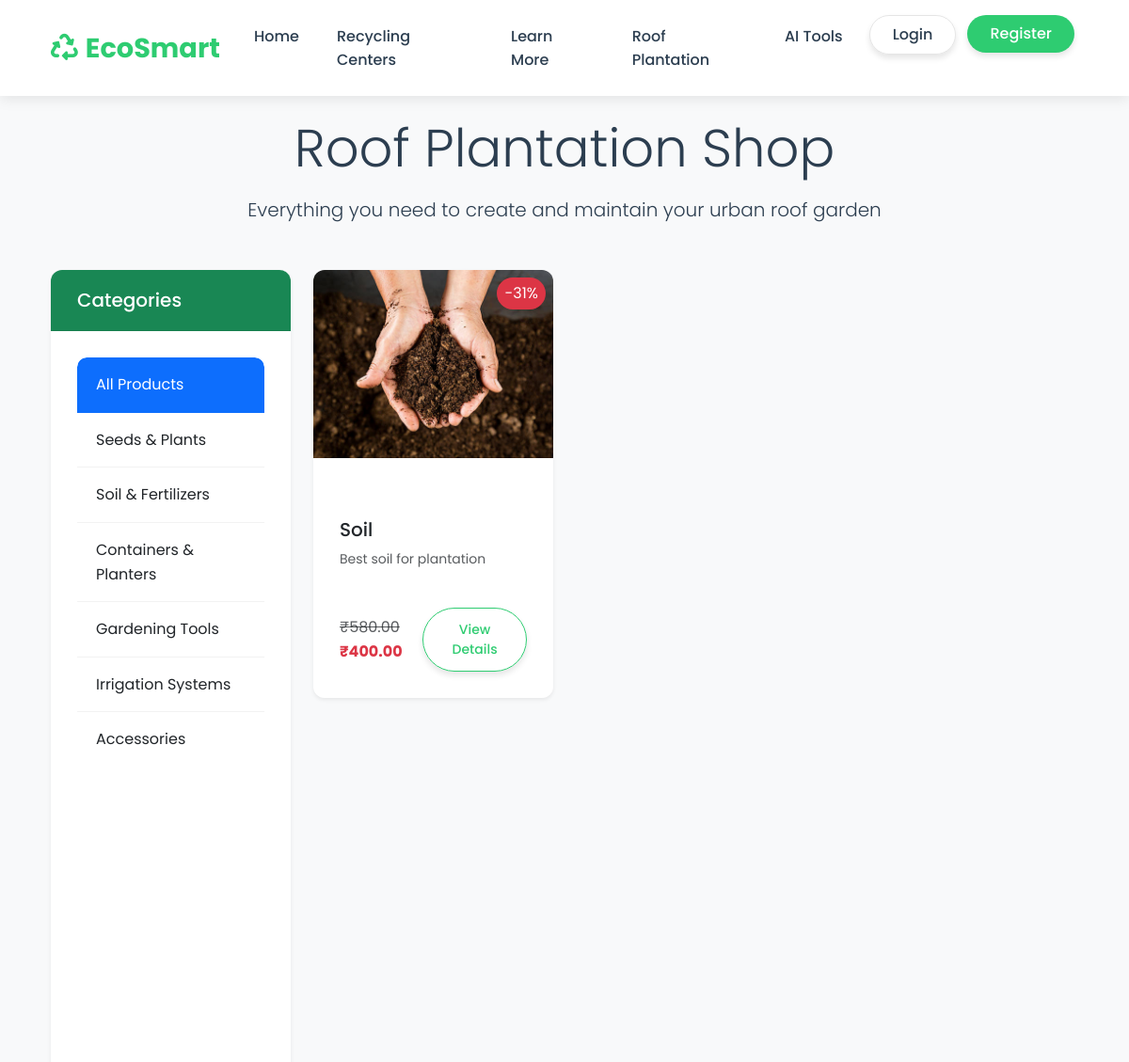
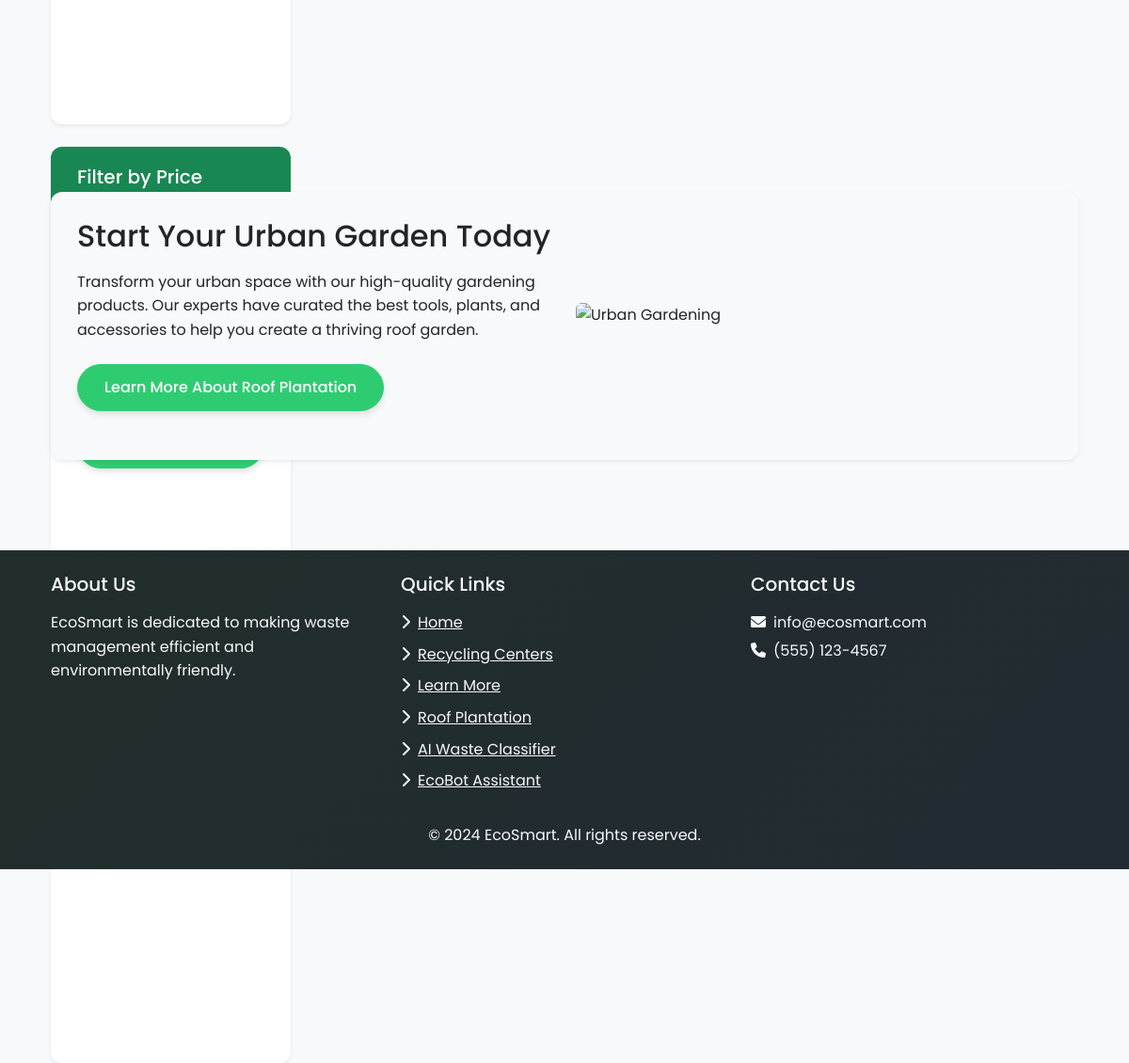
Page /urban-roof-plantation/shop/ on the committed database (2 pictures, top to bottom).
### main/models.py (models this page shows, shortened)
class RoofPlantationProduct(models.Model):
    CATEGORY_CHOICES = [
        ('seeds', 'Seeds & Plants'),
        ('soil', 'Soil & Fertilizers'),
        ('containers', 'Containers & Planters'),
        ('tools', 'Gardening Tools'),
        ('irrigation', 'Irrigation Systems'),
        ('accessories', 'Accessories'),
    ]
    name = models.CharField(max_length=200)
    description = models.TextField()
    category = models.CharField(max_length=20, choices=CATEGORY_CHOICES)
    price = models.DecimalField(max_digits=10, decimal_places=2)
    discount_price = models.DecimalField(max_digits=10, decimal_places=2, null=True, blank=True)
    stock = models.PositiveIntegerField(default=0)
    image = models.ImageField(upload_to='roof_plantation_products/')
    is_featured = models.BooleanField(default=False)
    is_available = models.BooleanField(default=True)
    created_at = models.DateTimeField(default=timezone.now)
    updated_at = models.DateTimeField(auto_now=True)
    def get_discount_percentage(self):
        if self.discount_price:
            discount = ((self.price - self.discount_price) / self.price) * 100
            return round(discount)
        return 0

### main/views.py (the view)
# urls.py: path('urban-roof-plantation/shop/', views.roof_plantation_shop, name='roof_plantation_shop'),
def roof_plantation_shop(request, category=None):
    products = RoofPlantationProduct.objects.filter(is_available=True)
    if category:
        products = products.filter(category=category)
    categories = RoofPlantationProduct.CATEGORY_CHOICES
    context = {
        'products': products,
        'categories': categories,
        'current_category': category,
    }
    return render(request, 'main/roof_plantation_shop.html', context)

### templates/main/roof_plantation_shop.html (shortened to what this page needs)
{% extends 'main/base.html' %}
{% load static %}
{% block content %}
<div class="container py-5">
    <div class="row mb-4">
        <div class="col-lg-8 mx-auto text-center">
            <h1 class="display-4 mb-3">Roof Plantation Shop</h1>
            <p class="lead mb-4">Everything you need to create and maintain your urban roof garden</p>
        </div>
    </div>
    <div class="row">
        <div class="col-lg-3 mb-4">
            <div class="card border-0 shadow-sm">
                <div class="card-header bg-success text-white">
                    <h5 class="mb-0">Categories</h5>
                </div>
                <div class="card-body">
                    <div class="list-group list-group-flush">
                        <a href="{% url 'roof_plantation_shop' %}" class="list-group-item list-group-item-action {% if not current_category %}active{% endif %}">
                            All Products
                        </a>
                        {% for cat_code, cat_name in categories %}
                        <a href="{% url 'roof_plantation_shop_category' cat_code %}" class="list-group-item list-group-item-action {% if current_category == cat_code %}active{% endif %}">
                            {{ cat_name }}
                        </a>
                        {% endfor %}
                    </div>
                </div>
            </div>
            <div class="card border-0 shadow-sm mt-4">
                <div class="card-header bg-success text-white">
                    <h5 class="mb-0">Filter by Price</h5>
                </div>
                <div class="card-body">
                    <form method="get">
                        <div class="mb-3">
                            <label for="min_price" class="form-label">Min Price</label>
                        </div>
                        <div class="mb-3">
                            <label for="max_price" class="form-label">Max Price</label>
                        </div>
                        <button type="submit" class="btn btn-success w-100">Apply Filter</button>
                    </form>
                </div>
            </div>
        </div>
        <div class="col-lg-9">
            {% if products %}
            <div class="row">
                {% for product in products %}
                <div class="col-md-4 mb-4">
                    <div class="card h-100 border-0 shadow-sm product-card">
                        {% if product.discount_price %}
                        <div class="position-absolute top-0 end-0 bg-danger text-white px-2 py-1 m-2 rounded-pill">
                            -{{ product.get_discount_percentage }}%
                        </div>
                        {% endif %}
                        <div class="card-img-top overflow-hidden" style="height: 200px;">
                            <img src="{{ product.image.url }}" class="img-fluid w-100 h-100" style="object-fit: cover;" alt="{{ product.name }}">
                        </div>
                        <div class="card-body d-flex flex-column">
                            <div class="d-flex justify-content-between align-items-center mb-2">
                                <span class="badge bg-light text-dark">{{ product.get_category_display }}</span>
                                {% if product.stock > 0 %}
                                <span class="badge bg-success">In Stock</span>
                                {% else %}
                                <span class="badge bg-danger">Out of Stock</span>
                                {% endif %}
                            </div>
                            <h5 class="card-title">{{ product.name }}</h5>
                            <p class="card-text text-muted small mb-3">{{ product.description|truncatechars:80 }}</p>
                            <div class="mt-auto">
                                <div class="d-flex justify-content-between align-items-center">
                                    <div>
                                        {% if product.discount_price %}
                                        <span class="text-decoration-line-through text-muted me-2">₹{{ product.price }}</span>
                                        <span class="fw-bold text-danger">₹{{ product.discount_price }}</span>
                                        {% else %}
                                        <span class="fw-bold">₹{{ product.price }}</span>
                                        {% endif %}
                                    </div>
                                    <a href="{% url 'product_detail' product.id %}" class="btn btn-sm btn-outline-success">View Details</a>
                                </div>
                            </div>
                        </div>
                    </div>
                </div>
                {% endfor %}
            </div>
            {% else %}
            <div class="alert alert-info">
                <p class="mb-0">No products found in this category. Please check back later or browse other categories.</p>
            </div>
            {% endif %}
        </div>
    </div>
    <div class="row mt-5">
        <div class="col-12">
            <div class="card border-0 shadow-sm bg-light">
                <div class="card-body p-4">
                    <div class="row align-items-center">
                        <div class="col-md-6">
                            <h2 class="mb-3">Start Your Urban Garden Today</h2>
                            <p class="mb-4">Transform your urban space with our high-quality gardening products. Our experts have curated the best tools, plants, and accessories to help you create a thriving roof garden.</p>
                            <a href="{% url 'roof_plantation' %}" class="btn btn-success">Learn More About Roof Plantation</a>
                        </div>
                        <div class="col-md-6">
                            <img src="https://images.unsplash.com/photo-1585320806297-9794b3e4eeae?ixlib=rb-4.0.3&ixid=M3wxMjA3fDB8MHxwaG90by1wYWdlfHx8fGVufDB8fHx8fA%3D%3D&auto=format&fit=crop&w=1200&q=80"
                                 class="img-fluid rounded" alt="Urban Gardening">
                        </div>
                    </div>
                </div>
            </div>
        </div>
    </div>
</div>
{% endblock %}

### static/css/style.css (style rules this page uses)
:root { --primary-color: #2ecc71; --secondary-color: #27ae60; --accent-color: #3498db; --dark-color: #2c3e50; --light-color: #ecf0f1; --success-color: #27ae60; --warning-color: #f1c40f; --danger-color: #e74c3c; --info-color: #3498db; }
body { font-family: 'Poppins', 'Segoe UI', Tahoma, Geneva, Verdana, sans-serif; line-height: 1.6; color: #2c3e50; background-color: #f8f9fa; }
.container { padding: 0 1.5rem; }
.py-5 { padding-top: 3rem !important; padding-bottom: 3rem !important; }
.card { border: none; border-radius: 12px; overflow: hidden; transition: all 0.3s ease; box-shadow: 0 5px 15px rgba(0, 0, 0, 0.05); margin-bottom: 1.5rem; }
.card-body { padding: 1.75rem !important; }
.card-header { padding: 1.25rem 1.75rem; border-bottom: 1px solid rgba(0, 0, 0, 0.05); }
.card-img-top { height: 200px; object-fit: cover; }
.card { border: none; border-radius: 12px; overflow: hidden; transition: all 0.3s ease; box-shadow: 0 5px 15px rgba(0, 0, 0, 0.05); height: 100%; }
.card-img-top { height: 200px; object-fit: cover; transition: all 0.5s ease; }
.btn { border-radius: 50px; padding: 0.75rem 1.75rem; font-weight: 500; position: relative; overflow: hidden; z-index: 1; transition: all 0.3s ease; box-shadow: 0 4px 6px rgba(0, 0, 0, 0.1); }
.btn::before { content: ''; position: absolute; top: 50%; left: 50%; width: 0; height: 0; background-color: rgba(255, 255, 255, 0.2); border-radius: 50%; transform: translate(-50%, -50%); transition: all 0.5s ease; z-index: -1; }
.btn-success { background-color: var(--primary-color); border-color: var(--primary-color); color: white; }
.btn-outline-success { color: var(--primary-color); border-color: var(--primary-color); background-color: transparent; }
.card, .btn, .hero-section h1, .hero-section p, .hero-section .btn { animation: fadeInUp 0.5s ease forwards; }
.badge { padding: 0.5rem 0.75rem; border-radius: 50px; font-weight: 500; }
.form-label { font-weight: 500; margin-bottom: 0.5rem; }
.list-group { border-radius: 10px; overflow: hidden; }
.list-group-item { padding: 1rem 1.25rem; border-color: rgba(0, 0, 0, 0.05); }
.list-group-item:first-child { border-top-left-radius: 10px; border-top-right-radius: 10px; }
.list-group-item:last-child { border-bottom-left-radius: 10px; border-bottom-right-radius: 10px; }

### rows in the picture
RoofPlantationProduct: get_discount_percentage "31", image (picture), name "Soil", description "Best soil for plantation", price "580.00", discount_price "400.00"

### other values in the picture
{{ cat_name }} "Seeds & Plants" "Soil & Fertilizers" "Containers & Planters" "Gardening Tools" "Irrigation Systems" "Accessories"
